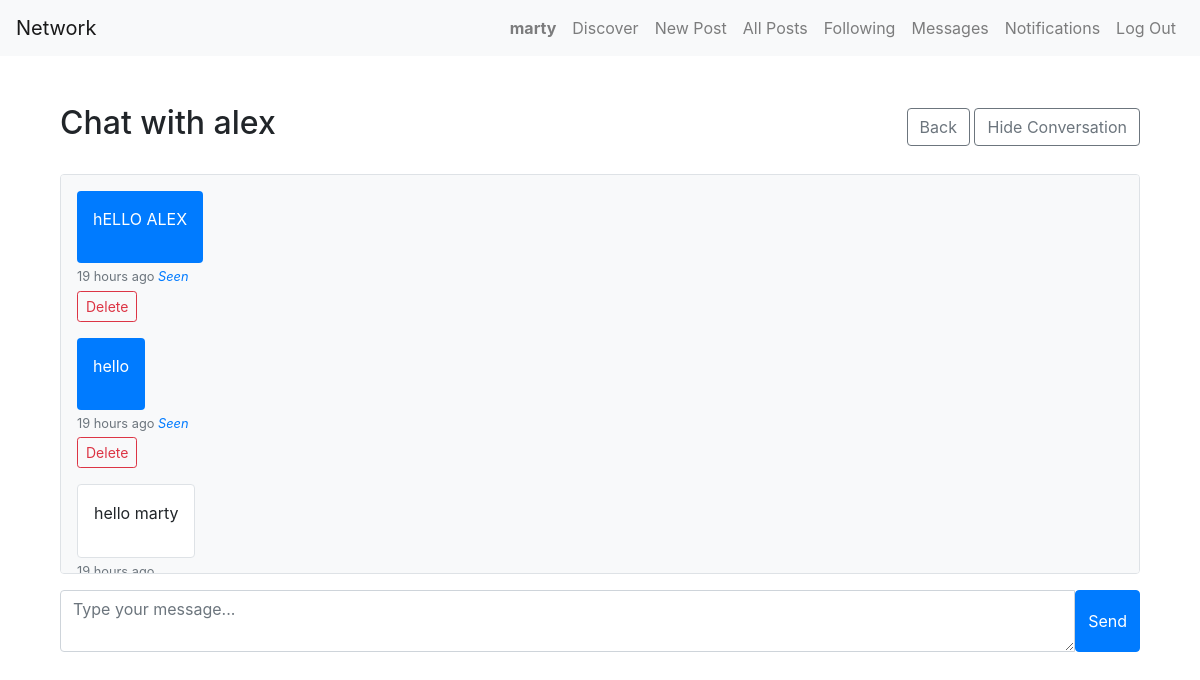
The app's page /messages/alex/ (signed in) with its own data.
### network/models.py (models this page shows, shortened)
class User(AbstractUser):
    profile_picture = models.ImageField(upload_to='profile_pics/', null=True, blank=True)
    bio = models.TextField(max_length=500, blank=True)
    hidden_conversations = models.ManyToManyField('self', symmetrical=False, blank=True, related_name='hidden_by')
    timezone = models.CharField(max_length=100, choices=TIMEZONE_CHOICES, default='UTC')
    activation_token = models.CharField(max_length=32, blank=True, null=True)

class Message(models.Model):
    sender = models.ForeignKey(User, on_delete=models.CASCADE, related_name='sent_messages')
    recipient = models.ForeignKey(User, on_delete=models.CASCADE, related_name='received_messages')
    content = models.TextField()
    timestamp = models.DateTimeField(auto_now_add=True)
    is_read = models.BooleanField(default=False)
    class Meta:
        ordering = ['-timestamp']

### network/views.py (the view, shortened to what this page needs)
# urls.py: path("messages/<str:username>/", views.conversation, name="conversation"),
@login_required
def conversation(request, username):
    other_user = get_object_or_404(User, username=username)
    if request.user == other_user:
        return HttpResponseRedirect(reverse('messages_inbox'))
    messages = Message.objects.filter(
        Q(sender=request.user, recipient=other_user) |
        Q(sender=other_user, recipient=request.user)
    ).order_by('timestamp')
    Message.objects.filter(sender=other_user, recipient=request.user, is_read=False).update(is_read=True)
    return render(request, "network/messages/conversation.html", {
        'other_user': other_user,
        'messages': messages
    })

### network/templates/network/messages/conversation.html (shortened to what this page needs)
{% extends "network/layout.html" %}
{% block body %}
    <div class="container mt-5">
        <div class="d-flex justify-content-between align-items-center mb-4">
            <h2>Chat with {{ other_user.username }}</h2>
            <div>
                <a href="{% url 'messages_inbox' %}" class="btn btn-outline-secondary me-2">Back</a>
                <button class="btn btn-outline-secondary delete-conversation" data-other="{{ other_user.username }}">
                    Hide Conversation
                </button>
            </div>
        </div>
        <div class="chat-box border rounded p-3 mb-3 bg-light" style="height: 400px; overflow-y: auto;">
            {% for msg in messages %}
                <div class="mb-3 message-item {% if msg.sender == user %}text-end{% else %}text-start{% endif %}" data-message-id="{{ msg.id }}">
                    <div class="d-inline-block p-3 rounded {% if msg.sender == user %}bg-primary text-white{% else %}bg-white border{% endif %}" style="max-width: 70%;">
                        {{ msg.content|linebreaks }}
                    </div>
                    <small class="text-muted d-block mt-1">
                        <span class="time-ago" data-timestamp="{{ msg.timestamp|date:'c' }}">
                        </span>
                        {% if msg.sender == user and msg.is_read %}
                            <em class="text-primary ms-2">Seen</em>
                        {% endif %}
                    </small>
                    {% if msg.sender == user %}
                        <button class="btn btn-sm btn-outline-danger delete-message mt-1" data-message-id="{{ msg.id }}">
                            Delete
                        </button>
                    {% endif %}
                </div>
            {% endfor %}
        </div>
        <form method="post">
            <div class="input-group">
                <textarea name="content" class="form-control" rows="2" placeholder="Type your message..." required></textarea>
                <button type="submit" class="btn btn-primary">Send</button>
            </div>
        </form>
    </div>
{% endblock %}

### network/templates/network/layout.html (shortened to what this page needs)
{% load static %}
<!DOCTYPE html>
<html lang="en">
<head>
    <link rel="stylesheet" href="https://stackpath.bootstrapcdn.com/bootstrap/4.4.1/css/bootstrap.min.css">
    <link href="{% static 'network/styles.css' %}" rel="stylesheet">
    <link rel="stylesheet" href="https://cdnjs.cloudflare.com/ajax/libs/font-awesome/6.5.0/css/all.min.css">
    <link rel="stylesheet" href="https://cdnjs.cloudflare.com/ajax/libs/font-awesome/6.5.0/css/all.min.css" />
</head>
<body>
    <nav class="navbar navbar-expand-lg navbar-light bg-light">
        <a class="navbar-brand" href="{% url 'index' %}">Network</a>
        <div class="collapse navbar-collapse" id="navbarNav">
            <ul class="navbar-nav ml-auto">
                {% if user.is_authenticated %}
                    <li class="nav-item">
                        <a class="nav-link" href="{% url 'profile' user.username %}">
                            <strong>{{ user.username }}</strong>
                        </a>
                    </li>
                    <li class="nav-item">
                        <a class="nav-link" href="{% url 'discover_users' %}">Discover</a>
                    </li>
                    <li class="nav-item">
                         <a class="nav-link" href="{% url 'new_post' %}">New Post</a>
                    </li>
                    <li class="nav-item">
                        <a class="nav-link" href="{% url 'all_posts' %}">All Posts</a>
                    </li>
                    <li class="nav-item">
                        <a class="nav-link" href="{% url 'following' %}">Following</a>
                    </li>
                    <li class="nav-item position-relative">
                        <a class="nav-link" href="{% url 'messages_inbox' %}">
                            Messages
                        </a>
                    </li>
                    <li class="nav-item position-relative">
                        <a class="nav-link" href="{% url 'notifications' %}">
                            Notifications
                        </a>
                    </li>
                    <li class="nav-item">
                        <a class="nav-link" href="{% url 'logout' %}">Log Out</a>
                    </li>
                {% endif %}
            </ul>
        </div>
    </nav>
    <main class="container my-4">
        {% block body %}
        {% endblock %}
    </main>
</body>
</html>

### records on screen
User: username "marty"
User: username "alex"
Message: content "hELLO ALEX", is_read "Seen"
Message: content "hello", is_read "Seen"
Message: content "hello marty"
